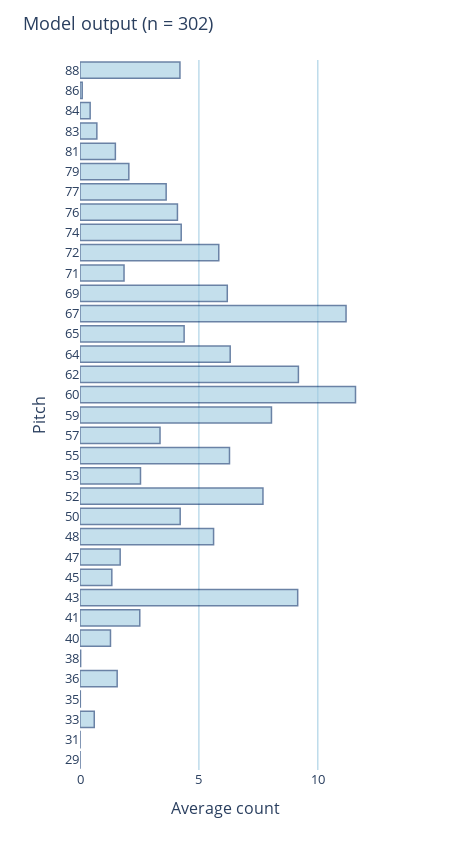
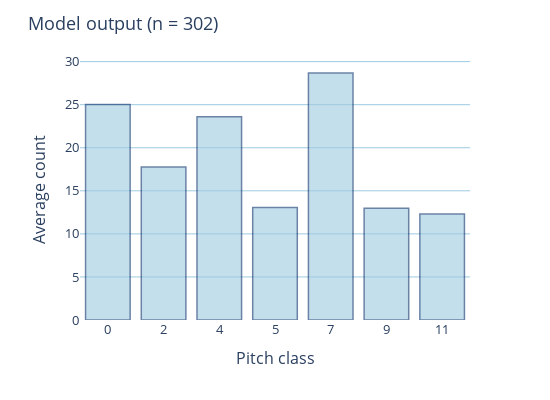

Write notebook code for charts like these, in order.
### Code cell
# Horizontal bar chart for filtered pitch counts using plotly express (with y is the pitch and x is the count)
fig = px.bar(
    x=list(filtered_pitch_counts.values()), 
    y=list(filtered_pitch_counts.keys()), 
    orientation='h'
)

fig.update_layout(
    title=f'Model output (n = {n_file_to_analyze})', 
    xaxis_title='Average count',
    yaxis_title='Pitch'
)

# Show labels 0, 5, 10, 15, ... in y-axis in string format
# y_axis_tickvals = list(range(0, max(filtered_pitch_counts.keys()) + 1, 5))
y_axis_tickvals = list(map(str, [x for x in filtered_pitch_counts.keys()]))

fig.update_yaxes(tickvals=y_axis_tickvals)

# Show labels 0, 1, 2, 3, ... in x-axis
# x_axis_tickvals = list(range(
#     0, 
#     int(max(filtered_pitch_counts.values())) + 1 + 1
# ))
# Show 0, 5, 10, 15, ... in x-axis
x_axis_tickvals = list(range(0, int(max(filtered_pitch_counts.values())) + 2, 5))

fig.update_xaxes(tickvals=x_axis_tickvals)

# Change the color set to make it easier to see when printed in black and white
fig.update_traces(marker_color='rgb(158,202,225)', marker_line_color='rgb(8,48,107)', marker_line_width=1.5, opacity=0.6)

# Change the background color to make it easier to see when printed in black and white
fig.update_layout(plot_bgcolor='white')

# Show the vertical grid lines
fig.update_layout(xaxis=dict(showgrid=True, gridwidth=1, gridcolor='rgb(158,202,225)'))

# Make the columns overlay the grid lines
fig.update_layout(barmode='overlay')

# Make the font size bigger
fig.update_layout(font=dict(size=13))

# Make the plot ratio x:y
fig.update_layout(
    autosize=False,
    width=450,
    height=850,
)

fig.show()

# Filtered pitch class distribution
fig = px.bar(
    x=list(filtered_pitch_class_distribution.keys()),
    y=list(filtered_pitch_class_distribution.values())
)

fig.update_layout(
    title=f'Model output (n = {n_file_to_analyze})', 
    # yaxis_title='Số lần xuất hiện trung bình',
    yaxis_title='Average count',
    xaxis_title='Pitch class'
)

# Show labels 0, 1, 2, 3, ... in x-axis
# x_axis_tickvals = list(range(0, max(filtered_pitch_class_distribution.keys()) + 1))

# fig.update_xaxes(tickvals=x_axis_tickvals)

# Change the color set to make it easier to see when printed in black and white
fig.update_traces(marker_color='rgb(158,202,225)', marker_line_color='rgb(8,48,107)', marker_line_width=1.5, opacity=0.6)

# Change the background color to make it easier to see when printed in black and white
fig.update_layout(plot_bgcolor='white')

# Show the horizontal grid lines
fig.update_layout(yaxis=dict(showgrid=True, gridwidth=1, gridcolor='rgb(158,202,225)'))

# Make the font size bigger
fig.update_layout(font=dict(size=13))

# Make the plot ratio x:y
fig.update_layout(
    autosize=False,
    width=550,
    height=400,
)

fig.show()

### Figure 1 — Plotly figure (JSON) as saved in the notebook; plotly's stock layout.template omitted (floating-point values rounded to 4 significant figures)
{"data": [{"alignmentgroup": "True", "hovertemplate": "x=%{x}<br>y=%{y}<extra></extra>", "legendgroup": "", "marker": {"color": "rgb(158,202,225)", "line": {"color": "rgb(8,48,107)", "width": 1.5}, "pattern": {"shape": ""}}, "name": "", "offsetgroup": "", "opacity": 0.6, "orientation": "h", "showlegend": false, "textposition": "auto", "type": "bar", "x": [0.003311, 0.003311, 0.5993, 0.01325, 1.563, 0.02649, 1.281, 2.513, 9.152, 1.338, 1.689, 5.616, 4.212, 7.692, 2.543, 6.285, 3.364, 8.05, 11.58, 9.182, 6.315, 4.377, 11.19, 6.192, 1.851, 5.834, 4.255, 4.096, 3.623, 2.053, 1.487, 0.7086, 0.4272, 0.09272, 4.202], "xaxis": "x", "y": ["29", "31", "33", "35", "36", "38", "40", "41", "43", "45", "47", "48", "50", "52", "53", "55", "57", "59", "60", "62", "64", "65", "67", "69", "71", "72", "74", "76", "77", "79", "81", "83", "84", "86", "88"], "yaxis": "y"}], "layout": {"autosize": false, "barmode": "overlay", "font": {"size": 13}, "height": 850, "legend": {"tracegroupgap": 0}, "margin": {"t": 60}, "plot_bgcolor": "white", "title": {"text": "Model output (n = 302)"}, "width": 450, "xaxis": {"anchor": "y", "domain": [0, 1], "gridcolor": "rgb(158,202,225)", "gridwidth": 1, "showgrid": true, "tickvals": [0, 5, 10], "title": {"text": "Average count"}}, "yaxis": {"anchor": "x", "domain": [0, 1], "tickvals": ["29", "31", "33", "35", "36", "38", "40", "41", "43", "45", "47", "48", "50", "52", "53", "55", "57", "59", "60", "62", "64", "65", "67", "69", "71", "72", "74", "76", "77", "79", "81", "83", "84", "86", "88"], "title": {"text": "Pitch"}}}}

### Figure 2 — Plotly figure (JSON) as saved in the notebook; plotly's stock layout.template omitted (floating-point values rounded to 4 significant figures)
{"data": [{"alignmentgroup": "True", "hovertemplate": "x=%{x}<br>y=%{y}<extra></extra>", "legendgroup": "", "marker": {"color": "rgb(158,202,225)", "line": {"color": "rgb(8,48,107)", "width": 1.5}, "pattern": {"shape": ""}}, "name": "", "offsetgroup": "", "opacity": 0.6, "orientation": "v", "showlegend": false, "textposition": "auto", "type": "bar", "x": ["0", "2", "4", "5", "7", "9", "11"], "xaxis": "x", "y": [25.02, 17.77, 23.59, 13.06, 28.68, 12.98, 12.31], "yaxis": "y"}], "layout": {"autosize": false, "barmode": "relative", "font": {"size": 13}, "height": 400, "legend": {"tracegroupgap": 0}, "margin": {"t": 60}, "plot_bgcolor": "white", "title": {"text": "Model output (n = 302)"}, "width": 550, "xaxis": {"anchor": "y", "domain": [0, 1], "title": {"text": "Pitch class"}}, "yaxis": {"anchor": "x", "domain": [0, 1], "gridcolor": "rgb(158,202,225)", "gridwidth": 1, "showgrid": true, "title": {"text": "Average count"}}}}
